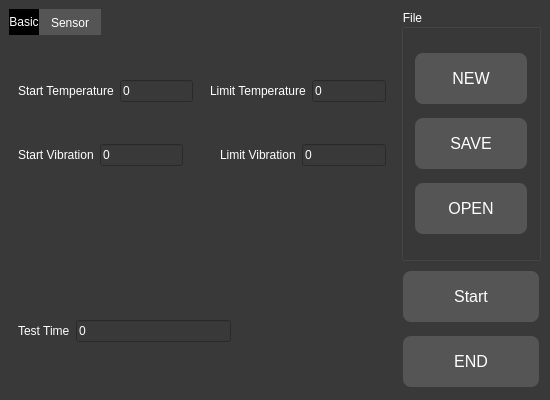
<?xml version="1.0" encoding="UTF-8"?>
<ui version="4.0">
 <class>Configuration_MainWindow</class>
 <widget class="QMainWindow" name="Configuration_MainWindow">
  <property name="geometry">
   <rect>
    <x>0</x>
    <y>0</y>
    <width>550</width>
    <height>400</height>
   </rect>
  </property>
  <property name="minimumSize">
   <size>
    <width>550</width>
    <height>400</height>
   </size>
  </property>
  <property name="maximumSize">
   <size>
    <width>550</width>
    <height>400</height>
   </size>
  </property>
  <property name="windowTitle">
   <string>MainWindow</string>
  </property>
  <property name="styleSheet">
   <string notr="true">background-color:rgb(57, 57, 57);
</string>
  </property>
  <widget class="QWidget" name="centralwidget">
   <property name="styleSheet">
    <string notr="true">QPushButton {
    background-color: #555555;
    border-radius: 8px;
    padding: 16px 32px;
    text-align: center;
    text-decoration: none;
    font-size: 16px;
    margin: 4px 2px;
    color: white;
}

QPushButton:hover {
    background-color: black;
    border: 2px solid #555555;
    color: white
}

QPushButton:pressed {
    background-color: black;
}

QComboBox {
			color:#95949D;
			background:black;
		}

QLineEdit{
        color: white
}</string>
   </property>
   <layout class="QHBoxLayout" name="horizontalLayout" stretch="11,4">
    <item>
     <widget class="QTabWidget" name="tabWidget">
      <property name="minimumSize">
       <size>
        <width>0</width>
        <height>0</height>
       </size>
      </property>
      <property name="maximumSize">
       <size>
        <width>1111111</width>
        <height>1111111</height>
       </size>
      </property>
      <property name="styleSheet">
       <string notr="true">QTabWidget::pane{
	border:none;
}


QTabBar::tab{
	background:#555555;
	color:white;
    min-width:18ex;
	min-height:5ex;
}

QTabBar::tab:hover{
	background:black;
}
QTabBar::tab:selected{
	border-color: white;
	background:black;
	color:white;
}

QLabel{
color: white;
}

QGroupBox{
   color: white
}</string>
      </property>
      <property name="currentIndex">
       <number>0</number>
      </property>
      <widget class="QWidget" name="tab">
       <attribute name="title">
        <string>Basic</string>
       </attribute>
       <layout class="QVBoxLayout" name="verticalLayout_19">
        <item>
         <layout class="QVBoxLayout" name="verticalLayout_2" stretch="6,0,2,0">
          <item>
           <layout class="QHBoxLayout" name="horizontalLayout_2">
            <item>
             <layout class="QVBoxLayout" name="verticalLayout_15" stretch="1,3,1,3,3">
              <item>
               <spacer name="verticalSpacer_25">
                <property name="orientation">
                 <enum>Qt::Vertical</enum>
                </property>
                <property name="sizeHint" stdset="0">
                 <size>
                  <width>20</width>
                  <height>40</height>
                 </size>
                </property>
               </spacer>
              </item>
              <item>
               <layout class="QHBoxLayout" name="horizontalLayout_23">
                <item>
                 <widget class="QLabel" name="label_25">
                  <property name="text">
                   <string>Start Temperature</string>
                  </property>
                 </widget>
                </item>
                <item>
                 <widget class="QLineEdit" name="lineEdit_start_temp">
                  <property name="text">
                   <string>0</string>
                  </property>
                 </widget>
                </item>
                <item>
                 <spacer name="horizontalSpacer_15">
                  <property name="orientation">
                   <enum>Qt::Horizontal</enum>
                  </property>
                  <property name="sizeHint" stdset="0">
                   <size>
                    <width>40</width>
                    <height>20</height>
                   </size>
                  </property>
                 </spacer>
                </item>
               </layout>
              </item>
              <item>
               <spacer name="verticalSpacer_27">
                <property name="orientation">
                 <enum>Qt::Vertical</enum>
                </property>
                <property name="sizeHint" stdset="0">
                 <size>
                  <width>20</width>
                  <height>40</height>
                 </size>
                </property>
               </spacer>
              </item>
              <item>
               <layout class="QHBoxLayout" name="horizontalLayout_24">
                <item>
                 <widget class="QLabel" name="label_start_vibra">
                  <property name="text">
                   <string>Start Vibration</string>
                  </property>
                 </widget>
                </item>
                <item>
                 <widget class="QLineEdit" name="lineEdit_start_vib">
                  <property name="text">
                   <string>0</string>
                  </property>
                 </widget>
                </item>
                <item>
                 <spacer name="horizontalSpacer_13">
                  <property name="orientation">
                   <enum>Qt::Horizontal</enum>
                  </property>
                  <property name="sizeHint" stdset="0">
                   <size>
                    <width>40</width>
                    <height>20</height>
                   </size>
                  </property>
                 </spacer>
                </item>
               </layout>
              </item>
              <item>
               <spacer name="verticalSpacer_30">
                <property name="orientation">
                 <enum>Qt::Vertical</enum>
                </property>
                <property name="sizeHint" stdset="0">
                 <size>
                  <width>20</width>
                  <height>40</height>
                 </size>
                </property>
               </spacer>
              </item>
             </layout>
            </item>
            <item>
             <layout class="QVBoxLayout" name="verticalLayout_14" stretch="1,3,1,3,3">
              <item>
               <spacer name="verticalSpacer_29">
                <property name="orientation">
                 <enum>Qt::Vertical</enum>
                </property>
                <property name="sizeHint" stdset="0">
                 <size>
                  <width>20</width>
                  <height>40</height>
                 </size>
                </property>
               </spacer>
              </item>
              <item>
               <layout class="QHBoxLayout" name="horizontalLayout_21">
                <item>
                 <spacer name="horizontalSpacer_29">
                  <property name="orientation">
                   <enum>Qt::Horizontal</enum>
                  </property>
                  <property name="sizeHint" stdset="0">
                   <size>
                    <width>40</width>
                    <height>20</height>
                   </size>
                  </property>
                 </spacer>
                </item>
                <item>
                 <widget class="QLabel" name="label_29">
                  <property name="text">
                   <string>Limit Temperature</string>
                  </property>
                 </widget>
                </item>
                <item>
                 <widget class="QLineEdit" name="lineEdit_limit_temp">
                  <property name="text">
                   <string>0</string>
                  </property>
                 </widget>
                </item>
               </layout>
              </item>
              <item>
               <spacer name="verticalSpacer_28">
                <property name="orientation">
                 <enum>Qt::Vertical</enum>
                </property>
                <property name="sizeHint" stdset="0">
                 <size>
                  <width>20</width>
                  <height>40</height>
                 </size>
                </property>
               </spacer>
              </item>
              <item>
               <layout class="QHBoxLayout" name="horizontalLayout_22">
                <item>
                 <spacer name="horizontalSpacer_16">
                  <property name="orientation">
                   <enum>Qt::Horizontal</enum>
                  </property>
                  <property name="sizeHint" stdset="0">
                   <size>
                    <width>40</width>
                    <height>20</height>
                   </size>
                  </property>
                 </spacer>
                </item>
                <item>
                 <widget class="QLabel" name="label_">
                  <property name="text">
                   <string>Limit Vibration</string>
                  </property>
                 </widget>
                </item>
                <item>
                 <widget class="QLineEdit" name="lineEdit_limit_vib">
                  <property name="text">
                   <string>0</string>
                  </property>
                 </widget>
                </item>
               </layout>
              </item>
              <item>
               <spacer name="verticalSpacer_31">
                <property name="orientation">
                 <enum>Qt::Vertical</enum>
                </property>
                <property name="sizeHint" stdset="0">
                 <size>
                  <width>20</width>
                  <height>40</height>
                 </size>
                </property>
               </spacer>
              </item>
             </layout>
            </item>
           </layout>
          </item>
          <item>
           <spacer name="verticalSpacer_26">
            <property name="orientation">
             <enum>Qt::Vertical</enum>
            </property>
            <property name="sizeHint" stdset="0">
             <size>
              <width>20</width>
              <height>40</height>
             </size>
            </property>
           </spacer>
          </item>
          <item>
           <layout class="QHBoxLayout" name="horizontalLayout_25">
            <item>
             <widget class="QLabel" name="label_33">
              <property name="text">
               <string>Test Time</string>
              </property>
             </widget>
            </item>
            <item>
             <widget class="QLineEdit" name="lineEdit_interval_time">
              <property name="text">
               <string>0</string>
              </property>
             </widget>
            </item>
            <item>
             <spacer name="horizontalSpacer_14">
              <property name="orientation">
               <enum>Qt::Horizontal</enum>
              </property>
              <property name="sizeHint" stdset="0">
               <size>
                <width>40</width>
                <height>20</height>
               </size>
              </property>
             </spacer>
            </item>
           </layout>
          </item>
          <item>
           <spacer name="verticalSpacer_32">
            <property name="orientation">
             <enum>Qt::Vertical</enum>
            </property>
            <property name="sizeHint" stdset="0">
             <size>
              <width>20</width>
              <height>40</height>
             </size>
            </property>
           </spacer>
          </item>
         </layout>
        </item>
       </layout>
      </widget>
      <widget class="QWidget" name="tab_2">
       <attribute name="title">
        <string>Sensor</string>
       </attribute>
       <layout class="QHBoxLayout" name="horizontalLayout_5">
        <item>
         <layout class="QHBoxLayout" name="horizontalLayout_4">
          <item>
           <widget class="QGroupBox" name="groupBox_3">
            <property name="styleSheet">
             <string notr="true">QGroupBox{
   color: white
}</string>
            </property>
            <property name="title">
             <string>Temperature</string>
            </property>
            <layout class="QVBoxLayout" name="verticalLayout_4">
             <item>
              <layout class="QVBoxLayout" name="verticalLayout_3" stretch="1,4,1,4,1,4,1">
               <item>
                <spacer name="verticalSpacer_7">
                 <property name="orientation">
                  <enum>Qt::Vertical</enum>
                 </property>
                 <property name="sizeHint" stdset="0">
                  <size>
                   <width>20</width>
                   <height>40</height>
                  </size>
                 </property>
                </spacer>
               </item>
               <item>
                <layout class="QHBoxLayout" name="horizontalLayout_7">
                 <item>
                  <widget class="QLabel" name="label_2">
                   <property name="text">
                    <string>Warning</string>
                   </property>
                  </widget>
                 </item>
                 <item>
                  <widget class="QLineEdit" name="lineEdit_temp_warning">
                   <property name="text">
                    <string>0</string>
                   </property>
                  </widget>
                 </item>
                 <item>
                  <spacer name="horizontalSpacer_2">
                   <property name="orientation">
                    <enum>Qt::Horizontal</enum>
                   </property>
                   <property name="sizeHint" stdset="0">
                    <size>
                     <width>40</width>
                     <height>20</height>
                    </size>
                   </property>
                  </spacer>
                 </item>
                </layout>
               </item>
               <item>
                <spacer name="verticalSpacer_2">
                 <property name="orientation">
                  <enum>Qt::Vertical</enum>
                 </property>
                 <property name="sizeHint" stdset="0">
                  <size>
                   <width>20</width>
                   <height>40</height>
                  </size>
                 </property>
                </spacer>
               </item>
               <item>
                <layout class="QHBoxLayout" name="horizontalLayout_28">
                 <item>
                  <widget class="QLabel" name="label_14">
                   <property name="text">
                    <string>Alert</string>
                   </property>
                  </widget>
                 </item>
                 <item>
                  <widget class="QLineEdit" name="lineEdit_temp_alarm">
                   <property name="text">
                    <string>0</string>
                   </property>
                  </widget>
                 </item>
                 <item>
                  <spacer name="horizontalSpacer_17">
                   <property name="orientation">
                    <enum>Qt::Horizontal</enum>
                   </property>
                   <property name="sizeHint" stdset="0">
                    <size>
                     <width>40</width>
                     <height>20</height>
                    </size>
                   </property>
                  </spacer>
                 </item>
                </layout>
               </item>
               <item>
                <spacer name="verticalSpacer_3">
                 <property name="orientation">
                  <enum>Qt::Vertical</enum>
                 </property>
                 <property name="sizeHint" stdset="0">
                  <size>
                   <width>20</width>
                   <height>40</height>
                  </size>
                 </property>
                </spacer>
               </item>
               <item>
                <layout class="QHBoxLayout" name="horizontalLayout_6">
                 <item>
                  <widget class="QLabel" name="label">
                   <property name="text">
                    <string>Emergency</string>
                   </property>
                  </widget>
                 </item>
                 <item>
                  <widget class="QLineEdit" name="lineEdit_temp_emergency">
                   <property name="text">
                    <string>0</string>
                   </property>
                  </widget>
                 </item>
                 <item>
                  <spacer name="horizontalSpacer_3">
                   <property name="orientation">
                    <enum>Qt::Horizontal</enum>
                   </property>
                   <property name="sizeHint" stdset="0">
                    <size>
                     <width>40</width>
                     <height>20</height>
                    </size>
                   </property>
                  </spacer>
                 </item>
                 <item>
                  <spacer name="horizontalSpacer">
                   <property name="orientation">
                    <enum>Qt::Horizontal</enum>
                   </property>
                   <property name="sizeHint" stdset="0">
                    <size>
                     <width>40</width>
                     <height>20</height>
                    </size>
                   </property>
                  </spacer>
                 </item>
                </layout>
               </item>
               <item>
                <spacer name="verticalSpacer">
                 <property name="orientation">
                  <enum>Qt::Vertical</enum>
                 </property>
                 <property name="sizeHint" stdset="0">
                  <size>
                   <width>20</width>
                   <height>40</height>
                  </size>
                 </property>
                </spacer>
               </item>
              </layout>
             </item>
            </layout>
           </widget>
          </item>
          <item>
           <widget class="QGroupBox" name="groupBox_4">
            <property name="title">
             <string>Vibration</string>
            </property>
            <layout class="QVBoxLayout" name="verticalLayout_6">
             <item>
              <layout class="QVBoxLayout" name="verticalLayout_5" stretch="1,4,1,4,1,4,1">
               <item>
                <spacer name="verticalSpacer_8">
                 <property name="orientation">
                  <enum>Qt::Vertical</enum>
                 </property>
                 <property name="sizeHint" stdset="0">
                  <size>
                   <width>20</width>
                   <height>40</height>
                  </size>
                 </property>
                </spacer>
               </item>
               <item>
                <layout class="QHBoxLayout" name="horizontalLayout_8">
                 <item>
                  <widget class="QLabel" name="label_13">
                   <property name="text">
                    <string>Warning</string>
                   </property>
                  </widget>
                 </item>
                 <item>
                  <widget class="QLineEdit" name="lineEdit_vib_warning">
                   <property name="text">
                    <string>0</string>
                   </property>
                  </widget>
                 </item>
                 <item>
                  <spacer name="horizontalSpacer_4">
                   <property name="orientation">
                    <enum>Qt::Horizontal</enum>
                   </property>
                   <property name="sizeHint" stdset="0">
                    <size>
                     <width>40</width>
                     <height>20</height>
                    </size>
                   </property>
                  </spacer>
                 </item>
                </layout>
               </item>
               <item>
                <spacer name="verticalSpacer_4">
                 <property name="orientation">
                  <enum>Qt::Vertical</enum>
                 </property>
                 <property name="sizeHint" stdset="0">
                  <size>
                   <width>20</width>
                   <height>40</height>
                  </size>
                 </property>
                </spacer>
               </item>
               <item>
                <layout class="QHBoxLayout" name="horizontalLayout_29">
                 <item>
                  <widget class="QLabel" name="label_15">
                   <property name="text">
                    <string>Alert</string>
                   </property>
                  </widget>
                 </item>
                 <item>
                  <widget class="QLineEdit" name="lineEdit_vib_alarm">
                   <property name="text">
                    <string>0</string>
                   </property>
                  </widget>
                 </item>
                 <item>
                  <spacer name="horizontalSpacer_18">
                   <property name="orientation">
                    <enum>Qt::Horizontal</enum>
                   </property>
                   <property name="sizeHint" stdset="0">
                    <size>
                     <width>40</width>
                     <height>20</height>
                    </size>
                   </property>
                  </spacer>
                 </item>
                </layout>
               </item>
               <item>
                <spacer name="verticalSpacer_5">
                 <property name="orientation">
                  <enum>Qt::Vertical</enum>
                 </property>
                 <property name="sizeHint" stdset="0">
                  <size>
                   <width>20</width>
                   <height>40</height>
                  </size>
                 </property>
                </spacer>
               </item>
               <item>
                <layout class="QHBoxLayout" name="horizontalLayout_9">
                 <item>
                  <widget class="QLabel" name="label_16">
                   <property name="text">
                    <string>Emergency</string>
                   </property>
                  </widget>
                 </item>
                 <item>
                  <widget class="QLineEdit" name="lineEdit_vib_emergency">
                   <property name="text">
                    <string>0</string>
                   </property>
                  </widget>
                 </item>
                 <item>
                  <spacer name="horizontalSpacer_19">
                   <property name="orientation">
                    <enum>Qt::Horizontal</enum>
                   </property>
                   <property name="sizeHint" stdset="0">
                    <size>
                     <width>40</width>
                     <height>20</height>
                    </size>
                   </property>
                  </spacer>
                 </item>
                 <item>
                  <spacer name="horizontalSpacer_20">
                   <property name="orientation">
                    <enum>Qt::Horizontal</enum>
                   </property>
                   <property name="sizeHint" stdset="0">
                    <size>
                     <width>40</width>
                     <height>20</height>
                    </size>
                   </property>
                  </spacer>
                 </item>
                </layout>
               </item>
               <item>
                <spacer name="verticalSpacer_6">
                 <property name="orientation">
                  <enum>Qt::Vertical</enum>
                 </property>
                 <property name="sizeHint" stdset="0">
                  <size>
                   <width>20</width>
                   <height>40</height>
                  </size>
                 </property>
                </spacer>
               </item>
              </layout>
             </item>
            </layout>
           </widget>
          </item>
         </layout>
        </item>
       </layout>
      </widget>
     </widget>
    </item>
    <item>
     <layout class="QVBoxLayout" name="verticalLayout">
      <item>
       <widget class="QGroupBox" name="groupBox">
        <property name="styleSheet">
         <string notr="true">QGroupBox{
   color: white
}</string>
        </property>
        <property name="title">
         <string>File</string>
        </property>
        <layout class="QVBoxLayout" name="verticalLayout_18">
         <item>
          <layout class="QVBoxLayout" name="verticalLayout_17">
           <item>
            <widget class="QPushButton" name="new_Button">
             <property name="styleSheet">
              <string notr="true">setStyleSheet (&quot;venus--TitleBar {background-color: rgb(0,0,0);color: rgb(255,255,255);}&quot;);</string>
             </property>
             <property name="text">
              <string>NEW</string>
             </property>
            </widget>
           </item>
           <item>
            <widget class="QPushButton" name="save_Button">
             <property name="text">
              <string>SAVE</string>
             </property>
            </widget>
           </item>
           <item>
            <widget class="QPushButton" name="open_Button">
             <property name="text">
              <string>OPEN</string>
             </property>
            </widget>
           </item>
          </layout>
         </item>
        </layout>
       </widget>
      </item>
      <item>
       <widget class="QPushButton" name="start_Button">
        <property name="text">
         <string>Start</string>
        </property>
       </widget>
      </item>
      <item>
       <widget class="QPushButton" name="end_Button">
        <property name="text">
         <string>END</string>
        </property>
       </widget>
      </item>
     </layout>
    </item>
   </layout>
  </widget>
  <widget class="QMenuBar" name="menubar">
   <property name="geometry">
    <rect>
     <x>0</x>
     <y>0</y>
     <width>550</width>
     <height>22</height>
    </rect>
   </property>
  </widget>
 </widget>
 <resources/>
 <connections/>
</ui>
